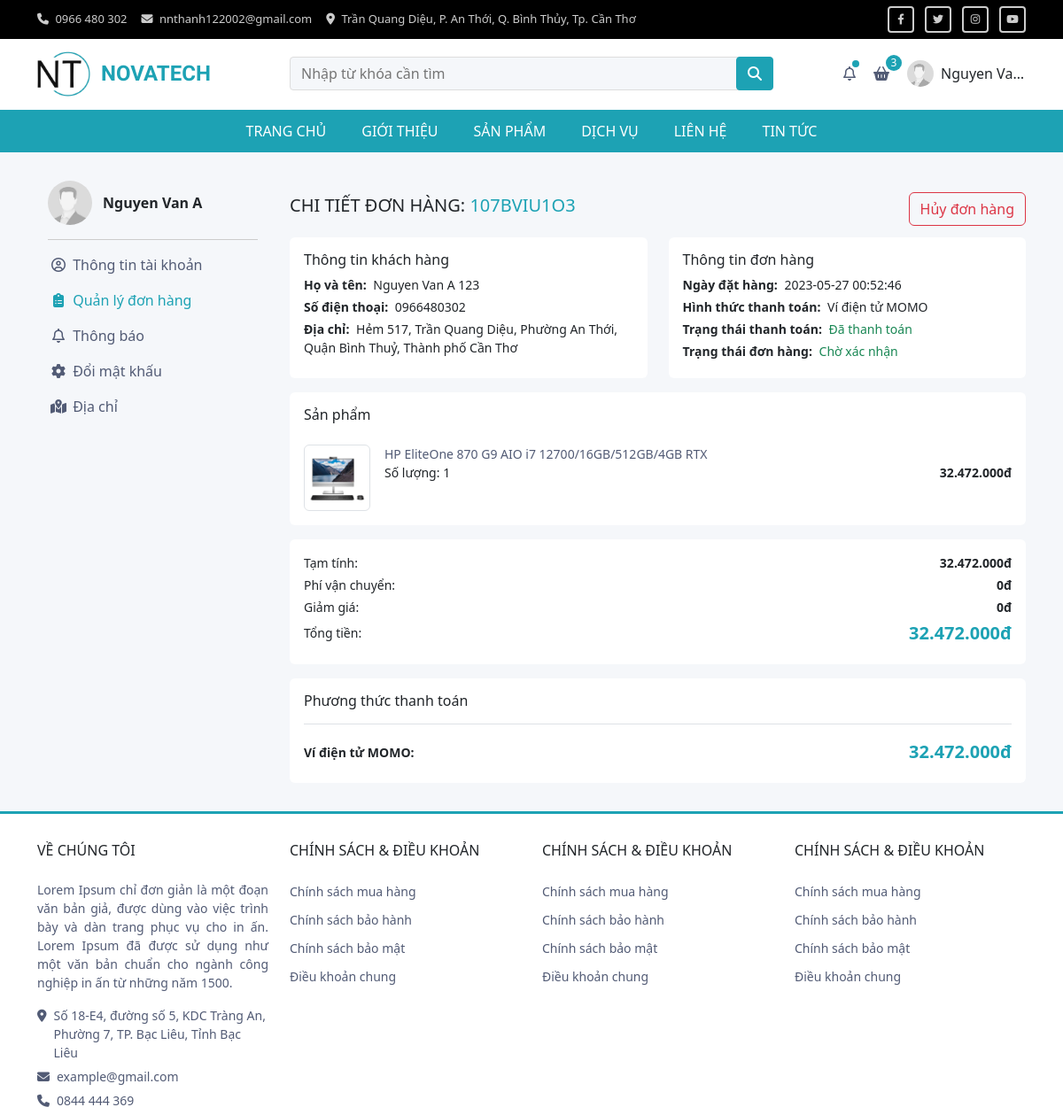
/order-detail.php?madonhang=107BVIU1O3 (signed in), run on the app's committed database.
### tables this page shows
CREATE TABLE `don_hang` (
  `ma_don_hang` varchar(10) NOT NULL,
  `id_khach_hang` int(11) NOT NULL,
  `dia_chi_nhan_hang` int(11) NOT NULL,
  `trang_thai` int(1) NOT NULL DEFAULT 0 COMMENT '0: Chờ xác nhận; 1: Đang giao hàng; 2: Đã hoàn thành; 3 Đã hủy',
  `hinh_thuc_thanh_toan` varchar(50) NOT NULL,
  `trang_thai_thanh_toan` int(1) NOT NULL DEFAULT 0 COMMENT '0: chờ thanh toán; 1: Đã thanh toán',
  `ngay_lap` datetime NOT NULL DEFAULT current_timestamp(),
  `thanh_tien` int(11) NOT NULL,
  `updated_at` datetime DEFAULT current_timestamp()
);

CREATE TABLE `so_dia_chi` (
  `id` int(10) NOT NULL,
  `id_khach_hang` int(10) NOT NULL,
  `ho_ten` varchar(100) NOT NULL,
  `email` varchar(100) NOT NULL,
  `so_dien_thoai` varchar(15) NOT NULL,
  `tinh_tp` varchar(50) NOT NULL,
  `quan_huyen` varchar(50) NOT NULL,
  `phuong_xa` varchar(50) NOT NULL,
  `dia_chi_cu_the` varchar(100) NOT NULL,
  `trang_thai` int(1) NOT NULL DEFAULT 1 COMMENT '0: Mặc định; 1: Bình thường '
);

CREATE TABLE `chi_tiet_don_hang` (
  `ma_don_hang` varchar(10) NOT NULL,
  `id_san_pham` int(11) NOT NULL,
  `so_luong` int(11) NOT NULL,
  `don_gia` int(11) NOT NULL,
  `tri_gia` int(11) NOT NULL
);

CREATE TABLE `san_pham` (
  `id` int(10) NOT NULL,
  `ten_sp` varchar(50) NOT NULL,
  `don_gia_nhap` int(11) NOT NULL,
  `don_gia_ban` int(11) NOT NULL,
  `phan_tram_khuyen_mai` int(11) NOT NULL,
  `don_gia_khuyen_mai` int(11) NOT NULL,
  `so_luong_kho` int(11) NOT NULL,
  `mo_ta` longtext NOT NULL,
  `hinh_anh_dai_dien` varchar(255) NOT NULL,
  `hinh_anh` varchar(500) NOT NULL,
  `id_loai_hang` int(10) NOT NULL,
  `ngay_nhap` date NOT NULL,
  `created_at` datetime NOT NULL DEFAULT current_timestamp(),
  `updated_at` datetime NOT NULL DEFAULT current_timestamp()
);

### order-detail.php (the view, shortened to what the rows shown need)
<?php
require('./admin/config/config.php');
if (!empty($userlogged)) {
    $madonhang  = isset($_GET['madonhang']) ? $_GET['madonhang'] : '';
    if (!empty($madonhang)) {
        $order_info = array();
        $products = array();
        $sql_get_order = "SELECT don_hang.ma_don_hang, so_dia_chi.ho_ten, so_dia_chi.so_dien_thoai, so_dia_chi.tinh_tp, so_dia_chi.quan_huyen, so_dia_chi.phuong_xa, so_dia_chi.dia_chi_cu_the, don_hang.ngay_lap, don_hang.hinh_thuc_thanh_toan, don_hang.trang_thai, don_hang.trang_thai_thanh_toan, don_hang.thanh_tien
                          FROM don_hang, so_dia_chi
                          WHERE don_hang.dia_chi_nhan_hang = so_dia_chi.id AND don_hang.ma_don_hang = '{$madonhang}'";
        $order_info = $conn->query($sql_get_order)->fetch_assoc();
        $city = explode("-", $order_info['tinh_tp']);
        $district = explode("-", $order_info['quan_huyen']);
        $ward = explode("-", $order_info['phuong_xa']);
        $sql_get_products = "SELECT san_pham.id, san_pham.ten_sp, san_pham.don_gia_ban, san_pham.don_gia_khuyen_mai, chi_tiet_don_hang.so_luong, san_pham.hinh_anh_dai_dien, san_pham.hinh_anh
                            FROM san_pham, chi_tiet_don_hang
                            WHERE san_pham.id = chi_tiet_don_hang.id_san_pham AND chi_tiet_don_hang.ma_don_hang = '{$madonhang}'";
        $result_products = $conn->query($sql_get_products);
        while($row = $result_products->fetch_assoc()) {
            $products[] = $row;
        }
    }
} else {
    header('location: ./login.php');
}
?>
<!DOCTYPE html>
<html lang="en">
<head>
    <link href="https://cdn.jsdelivr.net/npm/bootstrap@5.2.3/dist/css/bootstrap.min.css" rel="stylesheet">
    <link rel="stylesheet" type="text/css" href="//cdn.jsdelivr.net/npm/slick-carousel@1.8.1/slick/slick.css" />
    <link rel="stylesheet" href="https://cdnjs.cloudflare.com/ajax/libs/font-awesome/6.4.0/css/all.min.css" />
    <link rel="stylesheet" href="./assets/css/style.css">
    <link rel="stylesheet" href="./assets/css/style-orders.css">
</head>
</head>
<body>
    <div class="wrapper">
        <div class="order-detail-content">
            <div class="container-lg container-fluid">
                <div class="row">
                    <div class="col-md-9">
                        <div class="d-flex align-items-center justify-content-between">
                            <h5 class="py-3">CHI TIẾT ĐƠN HÀNG: <span class="text-primary"><?= $order_info['ma_don_hang'] ?></span></h5>
                        </div>
                        <div class="row">
                            <div class="col-md-6">
                                <div class="card border-0 h-100">
                                    <div class="card-body">
                                        <p class="card-text mb-1 fs-7">
                                            <span class="fw-bold">Họ và tên: </span>
                                            <span class="ms-1"><?= $order_info['ho_ten'] ?></span>
                                        </p>
                                        <p class="card-text mb-1 fs-7">
                                            <span class="fw-bold">Số điện thoại: </span>
                                            <span class="ms-1"><?= $order_info['so_dien_thoai'] ?></span>
                                        </p>
                                        <p class="card-text mb-1 fs-7">
                                            <span class="fw-bold">Địa chỉ: </span>
                                            <span class="ms-1"><?= $order_info['dia_chi_cu_the'] . ', ' . $ward[1] . ', ' . $district[1] . ', ' . $city[1] ?></span>
                                        </p>
                                    </div>
                                </div>
                            </div>
                            <div class="col-md-6">
                                <div class="card border-0 h-100">
                                    <div class="card-body">
                                        <p class="card-text mb-1 fs-7">
                                            <span class="fw-bold">Ngày đặt hàng: </span>
                                            <span class="ms-1"><?= $order_info['ngay_lap'] ?></span>
                                        </p>
                                        <p class="card-text mb-1 fs-7">
                                            <span class="fw-bold">Hình thức thanh toán: </span>
                                            <span class="ms-1"><?= $order_info['hinh_thuc_thanh_toan'] ?></span>
                                        </p>
                                        <p class="card-text mb-1 fs-7">
                                            <span class="fw-bold">Trạng thái thanh toán: </span>
                                            <span class="ms-1 text-success"><?= convert_state_payment($order_info['trang_thai_thanh_toan']) ?></span>
                                        </p>
                                        <p class="card-text mb-1 fs-7">
                                            <span class="fw-bold">Trạng thái đơn hàng: </span>
                                            <span class="ms-1 text-success"><?= convert_state($order_info['trang_thai']) ?></span>
                                        </p>
                                    </div>
                                </div>
                            </div>
                        </div>
                        <div class="row mt-3">
                            <div class="col-md-12">
                                <div class="card border-0">
                                    <div class="card-body">
                                        <?php foreach ($products as $item) { ?>
                                            <div class="mt-4 d-flex">
                                                <img src="./storage/uploads/img/<?=$item['hinh_anh_dai_dien']?>" alt="" class="img-thumbnail" style="width: 75px;">
                                                <div class="w-100 ms-3 fs-7">
                                                    <a href="./product-detail.php?id=<?=$item['id']?>" class="text-decoration-none text-default">
                                                        <?=$item['ten_sp']?>
                                                    </a>
                                                    <p class="d-flex align-items-center justify-content-between">
                                                        <span>Số lượng: <?=$item['so_luong']?></span>
                                                        <span class="fw-bold"><?=currency_format($item['don_gia_khuyen_mai'])?></span>
                                                    </p>
                                                </div>
                                            </div>
                                        <?php } ?>
                                    </div>
                                </div>
                            </div>
                        </div>
                        <div class="row mt-3">
                            <div class="col-md-12">
                                <div class="card border-0">
                                    <div class="card-body">
                                        <p class="card-text d-flex align-items-center justify-content-between mb-1 fs-7">
                                            <span>Tạm tính: </span>
                                            <span class="fw-bold"><?=currency_format($order_info['thanh_tien'])?></span>
                                        </p>
                                        <p class="card-text d-flex align-items-center justify-content-between mb-1 fs-7">
                                            <span>Tổng tiền: </span>
                                            <span class="fs-5 fw-bold text-primary"><?=currency_format($order_info['thanh_tien'])?></span>
                                        </p>
                                    </div>
                                </div>
                            </div>
                        </div>
                        <div class="row mt-3">
                            <div class="col-md-12">
                                <div class="card border-0">
                                    <div class="card-body">
                                        <p class="card-text d-flex align-items-center justify-content-between mb-1 pt-2 fs-7">
                                            <span class="fw-bold"><?=$order_info['hinh_thuc_thanh_toan']?>: </span>
                                            <span class="ms-1 fs-5 fw-bold text-primary"><?=currency_format($order_info['thanh_tien'])?></span>
                                        </p>
                                    </div>
                                </div>
                            </div>
                        </div>
                    </div>
                </div>
            </div>
        </div>
    </div>
</body>
</html>

### data on the page
don_hang: ma_don_hang "107BVIU1O3", dia_chi_nhan_hang.ho_ten "Nguyen Van A 123", dia_chi_nhan_hang.so_dien_thoai "0966480302", dia_chi_nhan_hang.dia_chi_cu_the "Hẻm 517, Trần Quang Diệu", dia_chi_nhan_hang.phuong_xa "Phường An Thới", dia_chi_nhan_hang.quan_huyen "Quận Bình Thuỷ", dia_chi_nhan_hang.tinh_tp "Thành phố Cần Thơ", ngay_lap "2023-05-27 00:52:46", hinh_thuc_thanh_toan "Ví điện tử MOMO", trang_thai_thanh_toan "Đã thanh toán", trang_thai "Chờ xác nhận", thanh_tien "32.472.000đ"
chi_tiet_don_hang: id_san_pham.hinh_anh_dai_dien (picture), id_san_pham.ten_sp "HP EliteOne 870 G9 AIO i7 12700/16GB/512GB/4GB RTX", so_luong "1", id_san_pham.don_gia_khuyen_mai "32.472.000đ"

### other printed values
$tong_san_pham "3"
$userlogged['fullname'] "Nguyen Va…"
$userlogged['fullname'] "Nguyen Van A"
